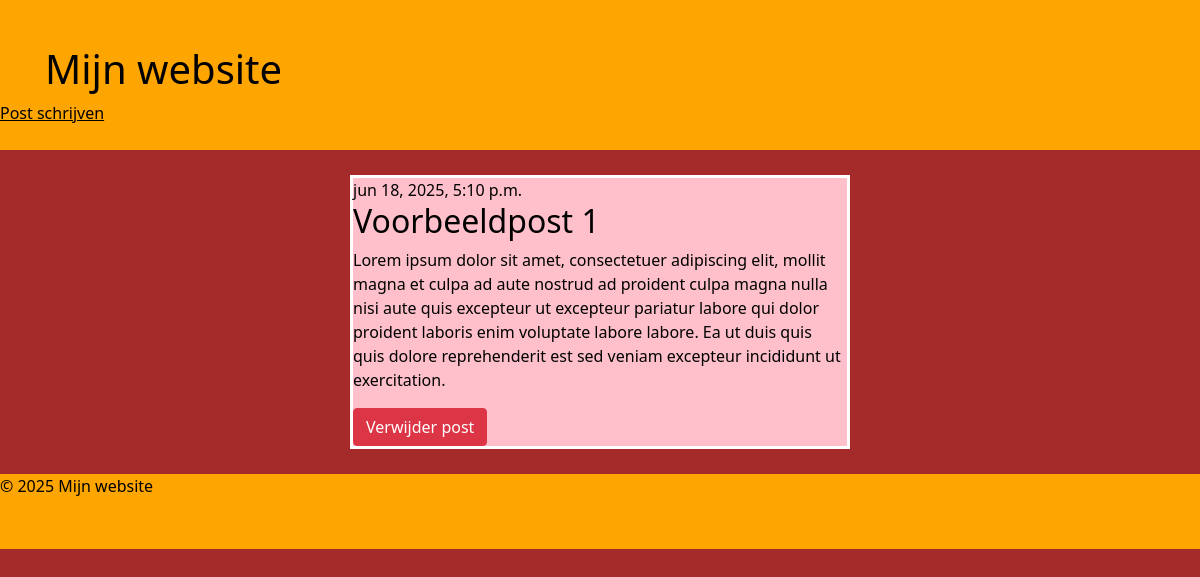
The app's page /post/1/ with its own data.
### blog/models.py (models this page shows, shortened)
class Post(models.Model):
    author = models.ForeignKey(settings.AUTH_USER_MODEL, on_delete=models.CASCADE)
    title = models.CharField(max_length=200)
    text = models.TextField()
    created_date = models.DateTimeField(default=timezone.now)
    published_date = models.DateTimeField(blank=True, null=True)

### blog/views.py (the view)
# urls.py: path('post/<int:pk>/', views.post_detail, name='post_inhoud'),  # de post_detail view wordt aangeroepen wanneer een specifieke post wordt bezocht
def post_detail(request, pk): # pk staat voor primary key, dit is een unieke identifier voor elk Post object
    post=get_object_or_404(Post, pk=pk) # haal het Post object op met de opgegeven primary key, als het niet bestaat, geef dan een 404 foutmelding
    return render(request, 'blog/post_inhoud.html', {'post': post}) # template post_inhoud.html wordt gerenderd en wordt opgevuld met de inhoud van het Post object, dit wordt dan aan bezoeker getoond als mooie pagina. template aanmaken in de templates/blog folder

### blog/templates/blog/post_inhoud.html (shortened to what this page needs)
{% extends 'blog/base.html' %} {% block inhoud %}
<article class="post">
	{% if post.published_date %}
	<time class="date"> {{ post.published_date }} </time>
	{%endif %}
	<h2>{{post.title}}</h2>
	<p>{{ post.text|linebreaksbr }}</p>
	<form method="post" action="{% url 'delete' post.id %}">
		<button type="submit" class="btn btn-danger">Verwijder post</button>
	</form>
</article>
{% endblock %}

### blog/static/CSS/stijl.css (style rules this page uses)
body { background-color: brown; color: black; }
article { width: 500px; margin: 25px 350px 25px auto; border: 3px solid white; background-color: pink; }

### records on screen
Post: published_date "jun 18, 2025, 5:10 p.m.", title "Voorbeeldpost 1", text "Lorem ipsum dolor sit amet, consectetuer adipiscing elit, mollit magna et culpa ad aute nostrud ad proident culpa magna nulla nisi aute quis excepteur ut excepteur pariatur labore qui dolor proident laboris enim voluptate labore labore. Ea ut duis quis quis dolore reprehenderit est sed veniam excepteur incididunt ut exercitation."
